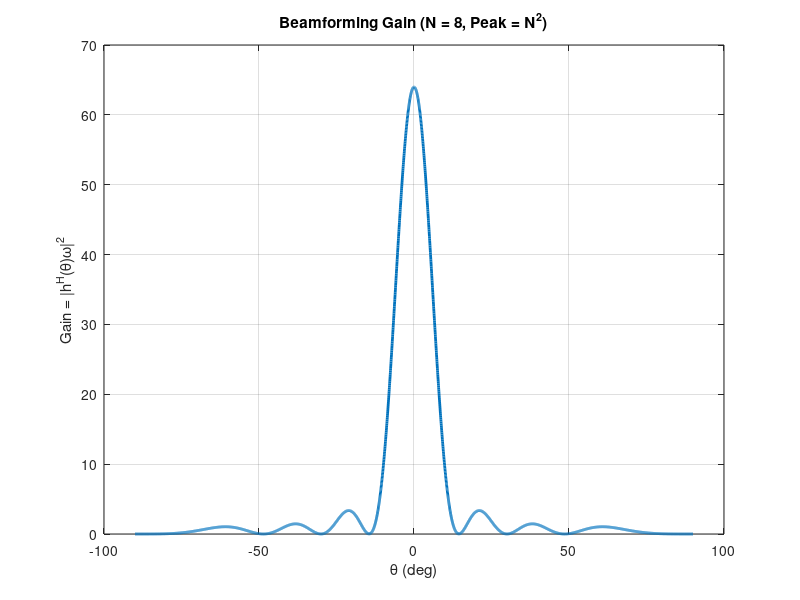

Recreate this plot in MATLAB.
clear; clc; close all;

%% Parameters
N = 8;                 % Number of antennas
c = 3e8;                % Speed of light
f = 10e9;               % Frequency
lambda = c/f;
d = lambda/2;           % Spacing

theta0 = 0;            % Steering angle (deg)
theta = linspace(-90,90,4000);

k = 2*pi*f/c;

theta_rad  = deg2rad(theta);
theta0_rad = deg2rad(theta0);

%% Compute Gain

psi = k*d*(sin(theta_rad) - sin(theta0_rad));

% Avoid division by zero
numerator   = sin(N*psi/2);
denominator = sin(psi/2);
denominator(abs(denominator)<1e-12) = 1e-12;

G = (numerator ./ denominator).^2;

%% Plot
% G_dB = 10*log10(G);
% plot(theta, G_dB);
% ylabel('Gain (dB)');
% xlabel('\theta (deg)');
% ylim([-60 10*log10(N^2)]);
% xlim([-90 90]);



figure('Color','w');
plot(theta, G,'LineWidth',2);
xlabel('\theta (deg)');
ylabel('Gain = |h^H(\theta)\omega|^2');
title(['Beamforming Gain (N = ' num2str(N) ', Peak = N^2)']);
grid on;
% xlim([-90 90]);
